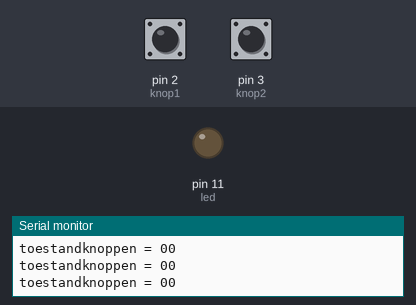
This sketch was run on a simulated Arduino Uno, built with avr-gcc and run on an emulated ATmega328P. Shown: output pins drawn as LEDs (lit = HIGH), the last lines printed to the serial monitor. Inputs (shaded band) come from the test bench; at power-on: pin 2 (knop1) LOW, pin 3 (knop2) LOW.

Above: at 1.2 s.
1.3 s: pin 2 (knop1) pulled HIGH for 0.15 s
At 1.4 s:
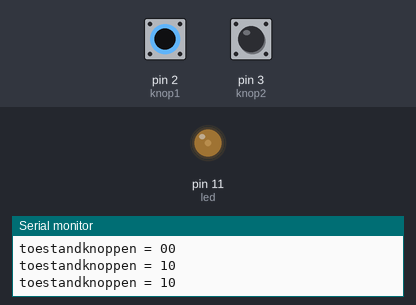
2.9 s: pin 3 (knop2) pulled HIGH for 0.15 s
At 3.01 s:
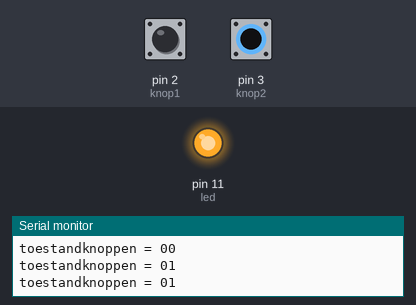
4.5 s: pin 3 (knop2) pulled HIGH for 3.2 s
At 8.6 s:
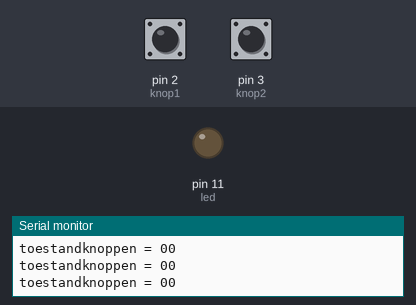
10.7 s: pin 2 (knop1) pulled HIGH for 3.2 s
At 12.0 s:
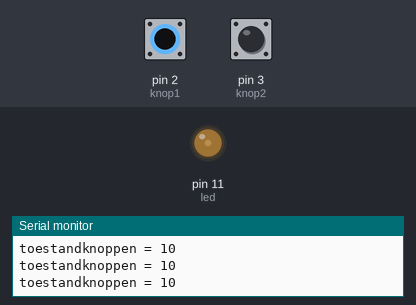
Timing chart, 0 to 15.4 s (numbered marks = the images above; inputs shaded):
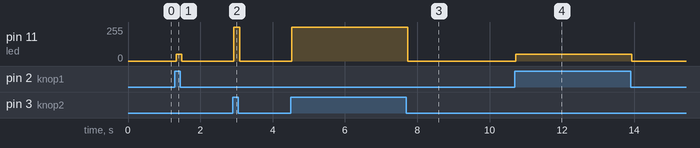

The sketch:

_11_DigitalInAnalogOut.ino
```cpp
/*
  Een knop bedienen op een Arduino noemen we een digitale ingang. Het is ingedrukt of niet.
  Een LED laten branden is vaak een digitale uitgang, de LED is aan of uit.
  Maar we kunnen met Arduino ook LEDs dimmen. Dit noemen we AnalogOut. De uitgang is niet
  meer aan of uit, maar kan er ook tussen in zitten. Arduino doet dit met PWM (Pulse Width Modulation). Alleen de
  poorten 3,5,6,9,10 en 11 kunnen AnalogOut leveren. Deze poorten zijn te herkennen aan een
  slingertekentje (~).We gaan op een LED twee knoppen aansluiten, 1 voor gedimde toestand en de
  ander voor vol vermogen.

*/
int knop1 = 2;       // knop aan pin 2
int knop2 = 3;       // knop aan pin 2
int led =  11;       // led aan pin 11
int toestandknop1 = 0;   // variabele voor het lezen van de knop
int toestandknop2 = 0;   // variabele voor het lezen van de knop

void setup() {
  pinMode(led, OUTPUT);      //ledpin is output
  pinMode(knop1, INPUT);     //knop is input
  pinMode(knop2, INPUT);     //knop is input
  Serial.begin(9600);
}
void loop() {
  toestandknop1 = digitalRead(knop1); //toestandknop is de waarde van knop
  toestandknop2 = digitalRead(knop2); //toestandknop is de waarde van knop

  Serial.print("toestandknoppen = "); // communiceer met de monitor
  Serial.print(toestandknop1);
  Serial.println(toestandknop2);


  if (toestandknop1 == HIGH) {          //controleer of de knop1 ingedrukt is
    analogWrite(led, 50);        //indien ingedrukt: led aan op sterke 50 (waarde tussen 0 - 255)
  }
  else {
    if (toestandknop2 == HIGH) {          //controleer of de knop2 ingedrukt is
      analogWrite(led, 255);        //indien ingedrukt: led aan op sterke 100 (waarde tussen 0 - 255)
    }
    else {
      digitalWrite(led, LOW);         //anders: led uit
    }
  }
}
/*
  Extra opdracht:
  Je kunt meer lichtniveaus maken door nog meer drukknoppen te gebruiken. Dit is de praktijk een beetje onhandig.
  Je kunt ook één knop gebruiken. Na één keer drukken gaat de LED heel erg gedimd branden. Na nog een
  keer een beetje feller. Bij de 3de op nog feller en bij de 4de keer helemaal fel. Als je dan nog een
  drukt gaat de LED weer uit.
  Hint: zie opdracht 10

*/
```

Measured:
- after the input at 1.3 s, pin 11 (led): 0/255 → 50/255 at once, → 0/255 0.16 s later
- after the input at 2.9 s, pin 11 (led): 0/255 → 255/255 at once, → 0/255 0.16 s later
- after the input at 4.5 s, pin 11 (led): 0/255 → 255/255 at once, → 0/255 3.2 s later
- after the input at 10.7 s, pin 11 (led): 0/255 → 50/255 at once, → 0/255 3.2 s later
